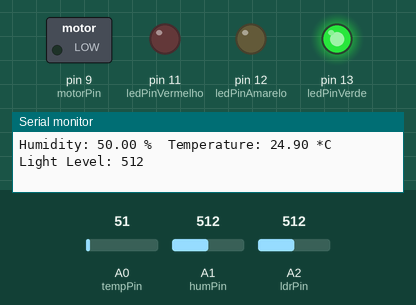
Recording of a sketch running on a simulated Arduino Uno, built with avr-gcc and run on an emulated ATmega328P. Shown: switched loads named in the sketch (green lamp = pin HIGH), output pins drawn as LEDs (lit = HIGH), the last lines printed to the serial monitor. The inputs (shaded band) are chosen by the test bench; at power-on: A0 (tempPin) = 51, A2 (ldrPin) = 512, A1 (humPin) = 512.

Above: at 2.8 s.
2.9 s: A0 (tempPin) set to 58
5.6 s: A0 (tempPin) set to 68
At 6.9 s:
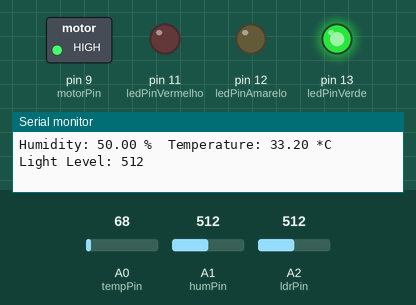
8.3 s: A2 (ldrPin) set to 488
At 11.2 s:
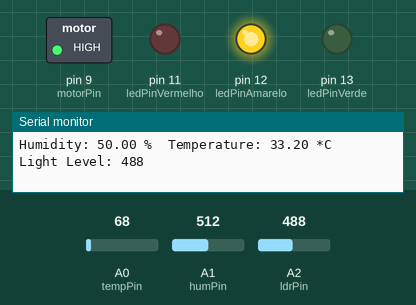
11.5 s: A2 (ldrPin) set to 310
14.2 s: A2 (ldrPin) set to 287
At 17.2 s:
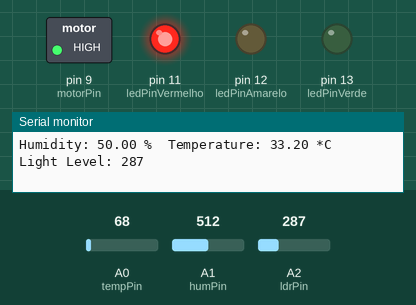
17.5 s: A0 (tempPin) set to 61
At 18.8 s:
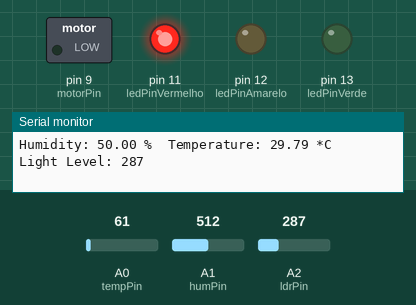
Timing chart, 0 to 20.5 s (numbered marks = the images above; inputs shaded):
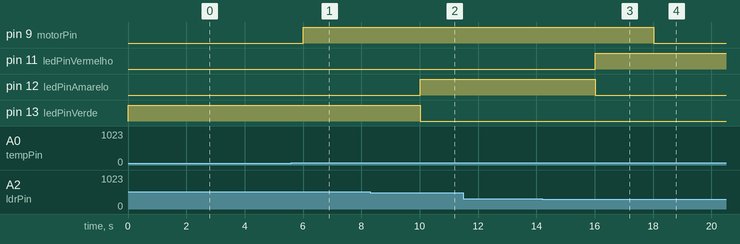

The sketch:

index.ino
```cpp
const int tempPin = A0;
const int humPin = A1;
const int ldrPin = A2;
const int ledPinVerde = 13;
const int ledPinAmarelo = 12;
const int ledPinVermelho = 11;
const int motorPin = 9;

void setup() {
  Serial.begin(9600);
  pinMode(ldrPin, INPUT);
  pinMode(ledPinVermelho, OUTPUT);
  pinMode(ledPinAmarelo, OUTPUT);
  pinMode(ledPinVerde, OUTPUT);
  pinMode(motorPin, OUTPUT);
}

void loop() {
  // Leitura do sensor de temperatura
  int tempReading = analogRead(tempPin);
  float voltage = tempReading * 5.0 / 1024.0;
  float temperatureC = voltage * 100;

  // Leitura do sensor de umidade
  int humReading = analogRead(humPin);
  float humidity = map(humReading, 0, 1023, 0, 100);

  // Leitura do sensor de luz
  int lightLevel = analogRead(ldrPin);

  // Exibir os valores lidos
  Serial.print("Humidity: ");
  Serial.print(humidity);
  Serial.print(" %\t");
  Serial.print("Temperature: ");
  Serial.print(temperatureC);
  Serial.print(" *C\t");
  Serial.print("Light Level: ");
  Serial.println(lightLevel);

  // Controle do LED baseado no nível de luz
  if (lightLevel > 500) {
    digitalWrite(ledPinVermelho, LOW);
    digitalWrite(ledPinVerde, HIGH);
    digitalWrite(ledPinAmarelo, LOW);
  } else if (lightLevel > 300){
    digitalWrite(ledPinVermelho, LOW);
    digitalWrite(ledPinVerde, LOW);
    digitalWrite(ledPinAmarelo, HIGH);
  } else{
    digitalWrite(ledPinVermelho, HIGH);
    digitalWrite(ledPinVerde, LOW);
    digitalWrite(ledPinAmarelo, LOW);
  }

  // Controle do motor baseado na temperatura
  if (temperatureC > 30) {
    digitalWrite(motorPin, HIGH);
  } else {
    digitalWrite(motorPin, LOW);
  }

  delay(2000);
}
```

Measured:
- the behaviour switches between 61 and 62 on A0 (tempPin) (found by bisection; images 0 and 1)
- the behaviour switches between 501 and 500 on A2 (ldrPin) (found by bisection; images 1 and 2)
- the behaviour switches between 301 and 300 on A2 (ldrPin) (found by bisection; images 2 and 3)
- after the input at 5.6 s, pin 9 (motorPin): LOW → HIGH after 0.41 s
- after the input at 8.3 s, pin 12 (ledPinAmarelo): LOW → HIGH after 1.7 s; pin 13 (ledPinVerde): HIGH → LOW after 1.7 s
- after the input at 14.2 s, pin 11 (ledPinVermelho): LOW → HIGH after 1.8 s; pin 12 (ledPinAmarelo): HIGH → LOW after 1.8 s
- after the input at 17.5 s, pin 9 (motorPin): HIGH → LOW after 0.52 s
